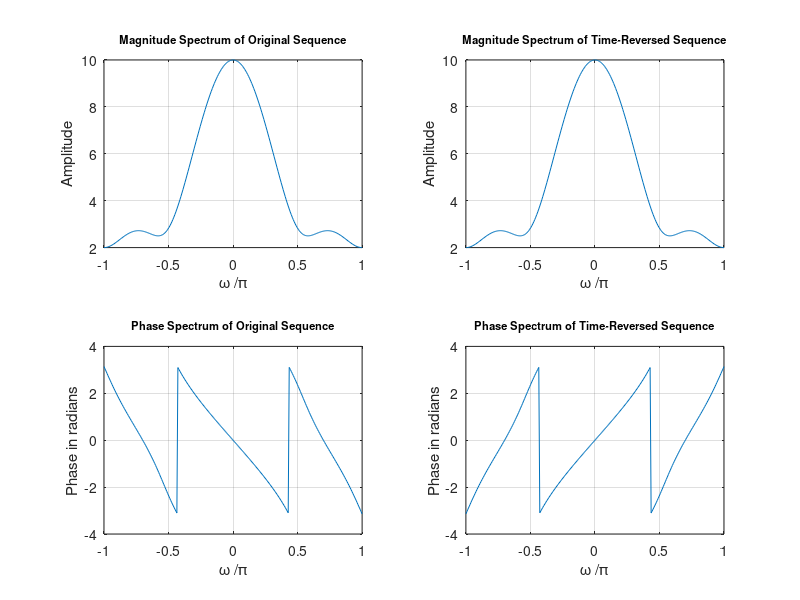

Source code (MATLAB):
% Program P3_6B
% Time Reversal Property of DTFT
clf;
w = -pi:2 * pi / 255:pi; % freqency vector for evaluating DTFT
% original ramp sequence
% note: num is nonzero for 0 <= n <= 3.
num = [1 2 3 4];
L = length(num) - 1;
h1 = freqz(num, 1, w); % DTFT of original ramp sequence
% h2 contains the sample values of h1 in reverse order, but
% it is NOT the time reversed version of h1. The time
% reversed version must be nonzero for -3 <= n <= 0. However,
% h2 is nonzero for 0 <= n <= 3. So, to get the time reversed
% version of h1, we still need to time SHIFT h2 to the left.
% This is accomplished in the frequency domain using the time
% shift property of the DTFT. Thus, h3, which IS the time
% reversed version of h1, is obtained by multiplying h2 times
% a linear phase term to accomplish the required time shift.
h2 = freqz(fliplr(num), 1, w);
h3 = exp(w * L * i) .* h2;
% plot the magnitude spectrum of the original ramp sequence
subplot(2, 2, 1)
plot(w / pi, abs(h1)); grid
title('Magnitude Spectrum of Original Sequence', 'FontSize', 8)
xlabel('\omega /\pi');
ylabel('Amplitude');
% plot the magnitude spectrum of the time reversed ramp sequence
subplot(2, 2, 2)
plot(w / pi, abs(h3)); grid
title('Magnitude Spectrum of Time-Reversed Sequence', 'FontSize', 8)
xlabel('\omega /\pi');
ylabel('Amplitude');
% plot the phase spectrum of the original ramp sequence
subplot(2, 2, 3)
plot(w / pi, angle(h1)); grid
title('Phase Spectrum of Original Sequence', 'FontSize', 8)
xlabel('\omega /\pi');
ylabel('Phase in radians');
% plot the phase spectrum of the time reversed ramp sequence
subplot(2, 2, 4)
plot(w / pi, angle(h3)); grid
title('Phase Spectrum of Time-Reversed Sequence', 'FontSize', 8)
xlabel('\omega /\pi');
ylabel('Phase in radians');
